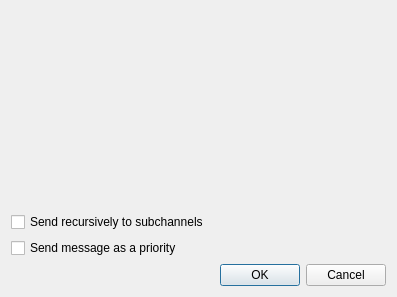
<?xml version="1.0" encoding="UTF-8"?>
<ui version="4.0">
 <class>TextMessage</class>
 <widget class="QDialog" name="TextMessage">
  <property name="geometry">
   <rect>
    <x>0</x>
    <y>0</y>
    <width>397</width>
    <height>297</height>
   </rect>
  </property>
  <layout class="QVBoxLayout">
   <item>
    <layout class="QVBoxLayout" name="verticalLayout">
     <item>
      <widget class="RichTextEditor" name="rteMessage" native="true"/>
     </item>
    </layout>
   </item>
   <item>
    <widget class="QCheckBox" name="qcbTreeMessage">
     <property name="toolTip">
      <string>If checked the message is recursively sent to all subchannels</string>
     </property>
     <property name="text">
      <string>Send recursively to subchannels</string>
     </property>
    </widget>
   </item>
   <item>
    <widget class="QCheckBox" name="qcbPriorityMessage">
     <property name="text">
      <string>Send message as a priority</string>
     </property>
    </widget>
   </item>
   <item>
    <widget class="QDialogButtonBox" name="qbbButtons">
     <property name="orientation">
      <enum>Qt::Horizontal</enum>
     </property>
     <property name="standardButtons">
      <set>QDialogButtonBox::Cancel|QDialogButtonBox::Ok</set>
     </property>
    </widget>
   </item>
  </layout>
 </widget>
 <customwidgets>
  <customwidget>
   <class>RichTextEditor</class>
   <extends>QWidget</extends>
   <header>RichTextEditor.h</header>
   <container>1</container>
  </customwidget>
 </customwidgets>
 <resources/>
 <connections>
  <connection>
   <sender>qbbButtons</sender>
   <signal>accepted()</signal>
   <receiver>TextMessage</receiver>
   <slot>accept()</slot>
   <hints>
    <hint type="sourcelabel">
     <x>257</x>
     <y>287</y>
    </hint>
    <hint type="destinationlabel">
     <x>157</x>
     <y>274</y>
    </hint>
   </hints>
  </connection>
  <connection>
   <sender>qbbButtons</sender>
   <signal>rejected()</signal>
   <receiver>TextMessage</receiver>
   <slot>reject()</slot>
   <hints>
    <hint type="sourcelabel">
     <x>325</x>
     <y>287</y>
    </hint>
    <hint type="destinationlabel">
     <x>286</x>
     <y>274</y>
    </hint>
   </hints>
  </connection>
 </connections>
</ui>
